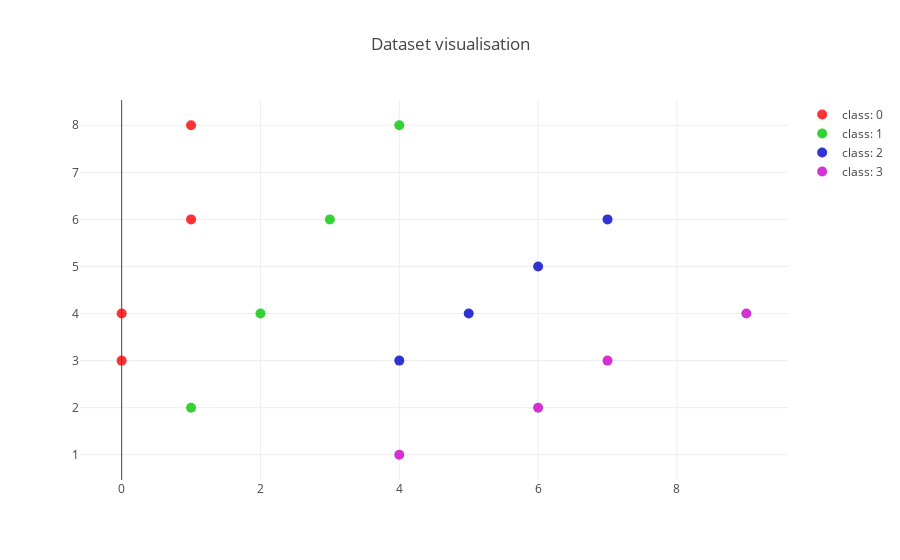

This figure's notebook cell:
### Code cell
#visualization
colors = ['rgba(252, 0, 0, .8)', 'rgba(0, 200, 0, .8)', 'rgba(0, 0, 200, .8)', 'rgba(200, 0, 200, .8)']
dots = []
for k in range(K):
    x = X[0,k*4:(k+1)*4]
    y = X[1,k*4:(k+1)*4]
    trace = go.Scatter(x = x, 
                       y = y,
                       name = f'class: {k}',
                       mode = 'markers',
                       marker = { 'size'  : 10,
                                  'color' : colors[k]} )

    dots.append(trace)

layout = dict(title = 'Dataset visualisation',
#               yaxis = dict(zeroline = False),
#               xaxis = dict(zeroline = False)
             )

fig = dict(data=dots, layout=layout)
    
plotly.offline.iplot(fig)

### Figure 1 — Plotly figure (JSON) as saved in the notebook; plotly's stock layout.template omitted (floating-point values rounded to 4 significant figures)
{"data": [{"marker": {"color": "rgba(252, 0, 0, .8)", "size": 10}, "mode": "markers", "name": "class: 0", "type": "scatter", "x": [1, 1, 0, 0], "y": [8, 6, 4, 3]}, {"marker": {"color": "rgba(0, 200, 0, .8)", "size": 10}, "mode": "markers", "name": "class: 1", "type": "scatter", "x": [4, 3, 2, 1], "y": [8, 6, 4, 2]}, {"marker": {"color": "rgba(0, 0, 200, .8)", "size": 10}, "mode": "markers", "name": "class: 2", "type": "scatter", "x": [7, 6, 5, 4], "y": [6, 5, 4, 3]}, {"marker": {"color": "rgba(200, 0, 200, .8)", "size": 10}, "mode": "markers", "name": "class: 3", "type": "scatter", "x": [9, 7, 6, 4], "y": [4, 3, 2, 1]}], "layout": {"title": "Dataset visualisation"}}
